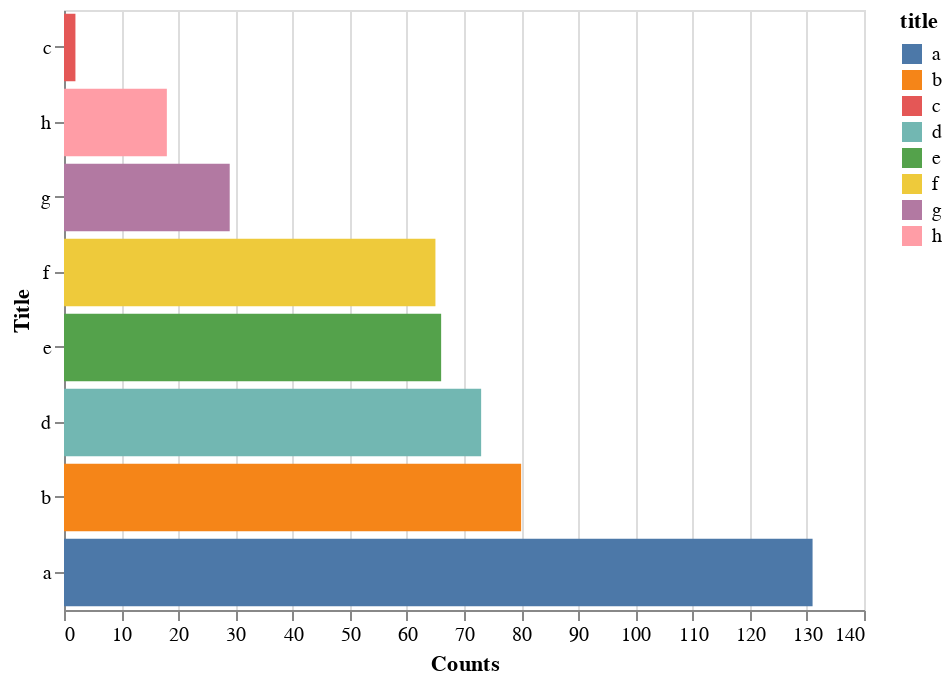

Source (notebook cell):
### Code cell
alt.Chart(data).mark_bar().encode(
    x=alt.X('counts', axis=alt.Axis(title='Counts')),
    y=alt.Y('title',
        sort=alt.SortField(field='counts', order='ascending', op='sum'),
        axis=alt.Axis(title='Title')
    ),
    color=alt.Color('title:N')
)

### Figure 1 — Vega-Lite specification as saved in the notebook (floating-point values rounded to 4 significant figures)
{"$schema": "https://vega.github.io/schema/vega-lite/v2.json", "config": {"view": {"height": 300, "width": 400}}, "data": {"values": [{"counts": 131, "title": "a"}, {"counts": 80, "title": "b"}, {"counts": 2, "title": "c"}, {"counts": 73, "title": "d"}, {"counts": 66, "title": "e"}, {"counts": 65, "title": "f"}, {"counts": 29, "title": "g"}, {"counts": 18, "title": "h"}]}, "encoding": {"color": {"field": "title", "type": "nominal"}, "x": {"axis": {"title": "Counts"}, "field": "counts", "type": "quantitative"}, "y": {"axis": {"title": "Title"}, "field": "title", "sort": {"field": "counts", "op": "sum"}, "type": "nominal"}}, "mark": "bar"}
